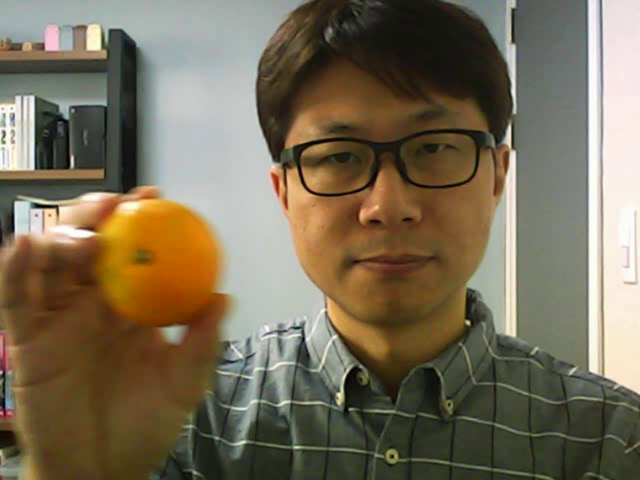
#> input picture frame 24 of ch10/camshift.avi, 640 x 480 px, given in place of PETS2000.avi, which was not available
$ python bs_mog2.py
#> lines starting #> are read from the running program, lines starting #| are printed output that depends on the picture; after the words box and inside, x2 and y2 are one past the last pixel; in counts of white or black regions, pixels touching at a corner belong together; pictures that were not available may be replaced by others from this repository, and a replacement may not be noted
import sys
import numpy as np
import cv2


# 비디오 파일 열기
cap = cv2.VideoCapture('PETS2000.avi')

if not cap.isOpened():
    print('Video open failed!')
    sys.exit()

# 배경 차분 알고리즘 객체 생성
bs = cv2.createBackgroundSubtractorMOG2()
#bs = cv2.createBackgroundSubtractorKNN()
#bs.setDetectShadows(False)

# 비디오 매 프레임 처리
while True:
    ret, frame = cap.read()
#> frame is the input picture: shape (480, 640, 3); mean B, G, R 86.9, 108.5, 119.9

    if not ret:
        break

    gray = cv2.cvtColor(frame, cv2.COLOR_BGR2GRAY)
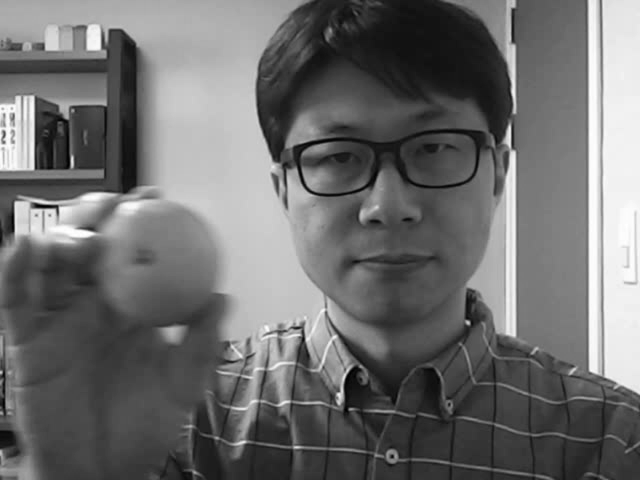
#> gray: shape (480, 640); min 0, max 255, mean 109.4

    fgmask = bs.apply(gray)
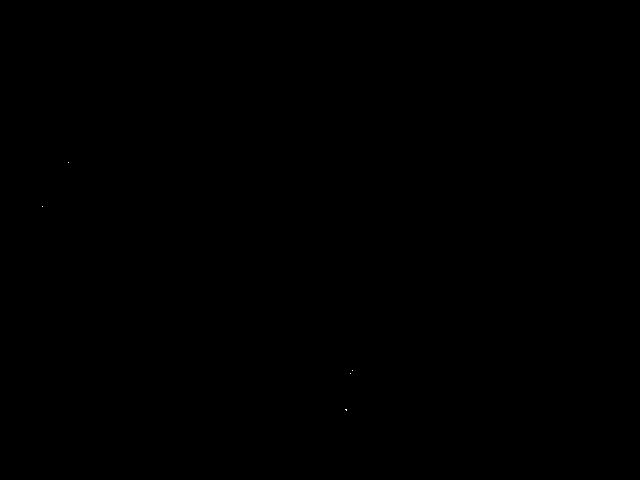
#> fgmask: shape (480, 640); values 127 (black) and 255 (white), 0% white in thin lines or dots, all inside (x1, y1, x2, y2) = (42, 162, 353, 411)
    back = bs.getBackgroundImage()

    # 레이블링을 이용하여 바운딩 박스 표시
    cnt, _, stats, _ = cv2.connectedComponentsWithStats(fgmask)
#> cnt = 2; stats = [[-1, 2147483647, 0, 0, 0], [0, 0, 640, 480, 307200]]

    for i in range(1, cnt):
        x, y, w, h, s = stats[i]

        if s < 80:
            continue

        cv2.rectangle(frame, (x, y, w, h), (0, 0, 255), 2)
#> this loop made 1 pass
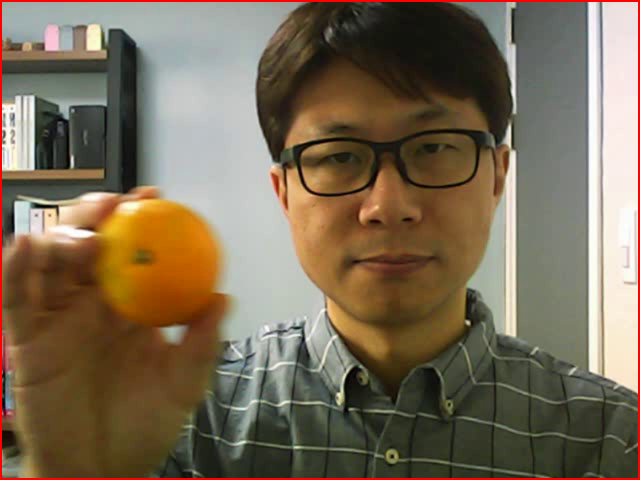
#> frame: shape (480, 640, 3); 1.45% of pixels changed, all inside (x1, y1, x2, y2) = (0, 0, 640, 480)

    cv2.imshow('frame', frame)
    cv2.imshow('back', back)
    cv2.imshow('fgmask', fgmask)

    if cv2.waitKey(20) == 27:
#> (key Esc is pressed here)
        break

cap.release()
cv2.destroyAllWindows()

$ run again, starting later in the video
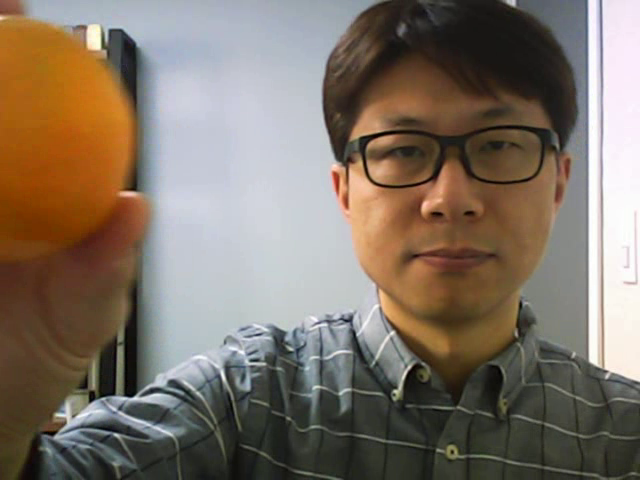
#> input picture frame 111 of ch10/camshift.avi, 640 x 480 px, given in place of PETS2000.avi, which was not available
#> frame is the input picture: shape (480, 640, 3); mean B, G, R 102.2, 114.8, 127.3
#> `gray = cv2.cvtColor(frame, cv2.COLOR_BGR2GRAY)`:
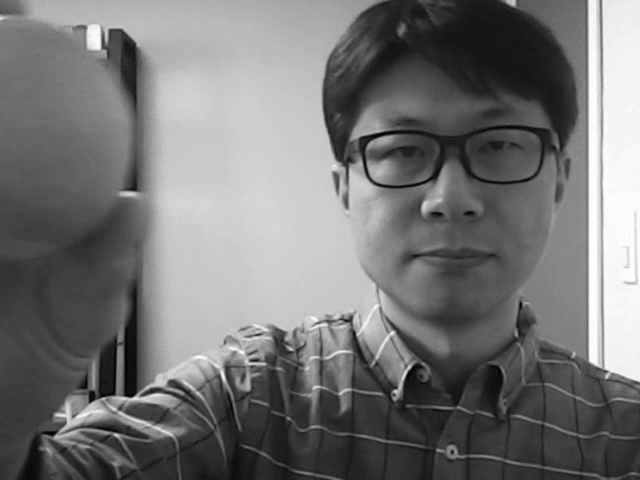
#> gray: shape (480, 640); min 0, max 255, mean 117
#> fgmask: shape (480, 640); values 127 (black) and 255 (white), 0% white in thin lines or dots, all inside (x1, y1, x2, y2) = (46, 351, 500, 433)
#> cnt = 2; stats = [[-1, 2147483647, 0, 0, 0], [0, 0, 640, 480, 307200]]
#> the loop `for i in range(1, cnt):` made 1 pass
#> after the loop `for i in range(1, cnt):`:
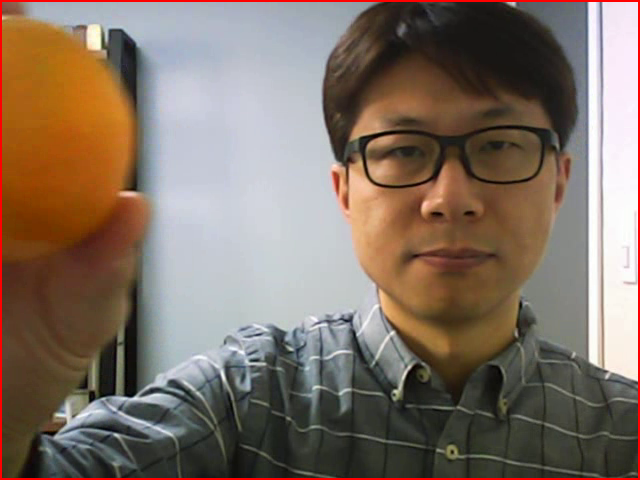
#> frame: shape (480, 640, 3); 1.45% of pixels changed, all inside (x1, y1, x2, y2) = (0, 0, 640, 480)

$ run again, starting later in the video
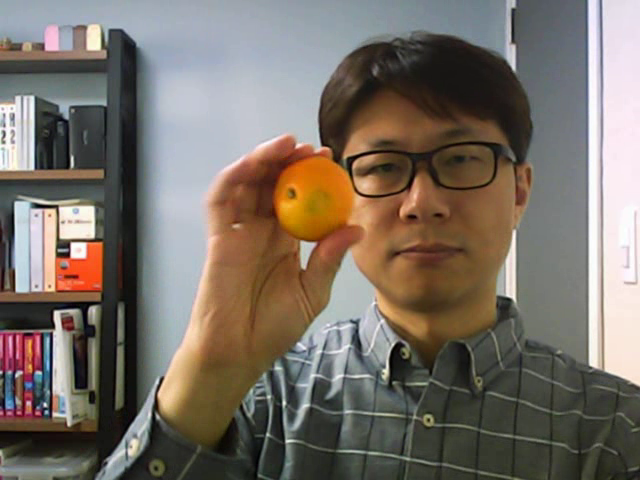
#> input picture frame 197 of ch10/camshift.avi, 640 x 480 px, given in place of PETS2000.avi, which was not available
#> frame is the input picture: shape (480, 640, 3); mean B, G, R 102, 111.3, 120.5
#> `gray = cv2.cvtColor(frame, cv2.COLOR_BGR2GRAY)`:
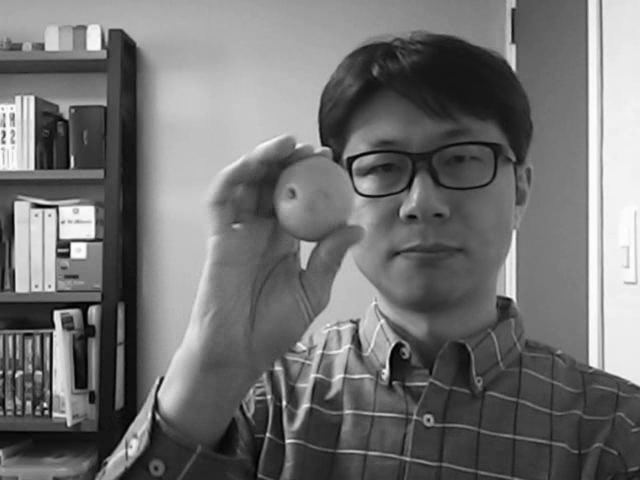
#> gray: shape (480, 640); min 0, max 255, mean 112.9
#> fgmask: shape (480, 640); values 127 (black) and 255 (white), 0% white in thin lines or dots, all inside (x1, y1, x2, y2) = (42, 206, 393, 464)
#> cnt = 2; stats = [[-1, 2147483647, 0, 0, 0], [0, 0, 640, 480, 307200]]
#> the loop `for i in range(1, cnt):` made 1 pass
#> after the loop `for i in range(1, cnt):`:
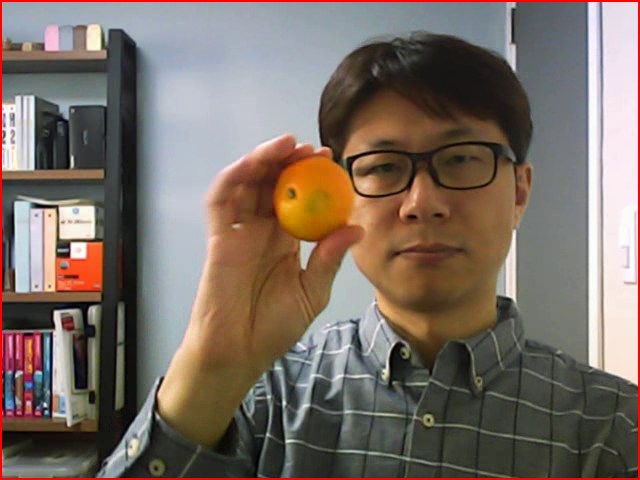
#> frame: shape (480, 640, 3); 1.45% of pixels changed, all inside (x1, y1, x2, y2) = (0, 0, 640, 480)
